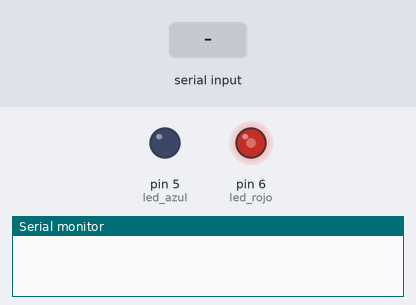
Recording of a sketch running on a simulated Arduino Uno, built with avr-gcc and run on an emulated ATmega328P. On the bench: output pins drawn as LEDs (lit = HIGH), the last lines printed to the serial monitor. The inputs (shaded band) are chosen by the test bench.

Above: at 1.2 s.
1.3 s: "30,150\n" received over Serial
At 2.9 s:
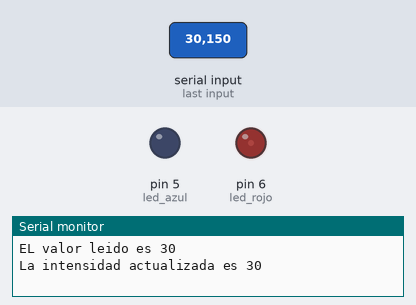
3.3 s: "300\n" received over Serial
At 3.8 s:
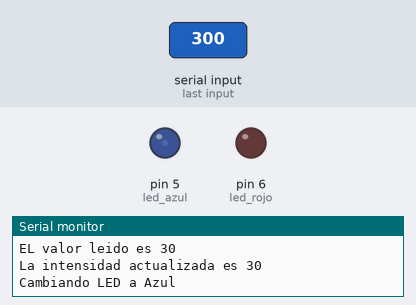
4.8 s: "90,45\n" received over Serial
At 6.3 s:
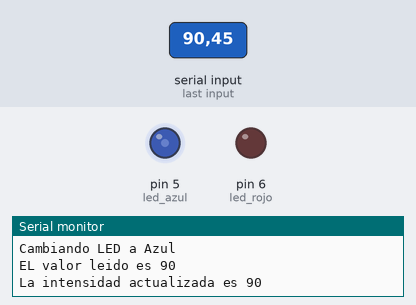
6.6 s: "200\n" received over Serial
At 7.8 s:
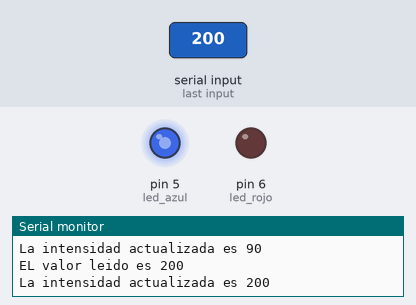
8.7 s: "300\n" received over Serial
At 9.1 s:
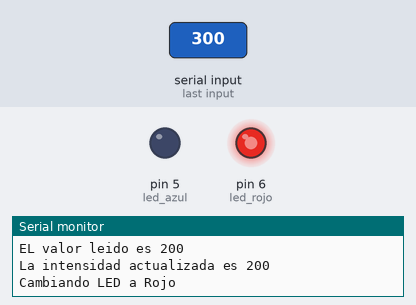
10.2 s: "5\n" received over Serial
At 10.7 s:
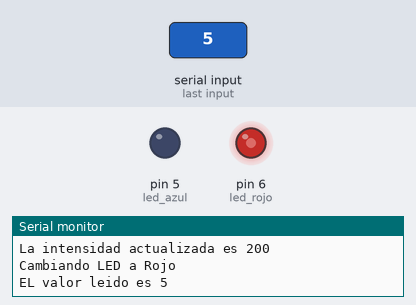
Timing chart, 0 to 13.2 s (numbered marks = the images above; inputs shaded):
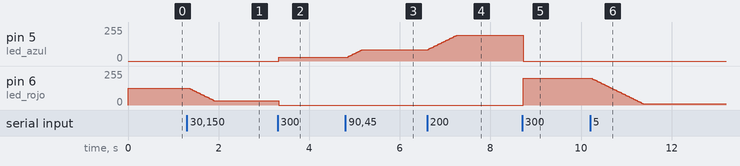

Measured:
- after the input at 1.3 s, pin 6 (led_rojo): moves from 127/255 to 32/255 over 0.54 s, starting after 0.06 s
- after the input at 3.3 s, pin 5 (led_azul): 0/255 → 30/255 at once; pin 6 (led_rojo): 32/255 → 0/255 at once
- after the input at 4.8 s, pin 5 (led_azul): moves from 30/255 to 85/255 over 0.30 s, starting after 0.06 s
- after the input at 6.6 s, pin 5 (led_azul): moves from 85/255 to 195/255 over 0.63 s, starting at once
- after the input at 8.7 s, pin 5 (led_azul): 195/255 → 0/255 at once; pin 6 (led_rojo): 0/255 → 200/255 at once
- after the input at 10.2 s, pin 6 (led_rojo): moves from 200/255 to 10/255 over 1.1 s, starting after 0.05 s

The sketch:

app.ino
```cpp
/*
    Este código permite controlar el LED asociado al pin 13 del Arduino. A través
   del Monitor Serie, enviando un "1" encendemos un LED y con cualquier otro caracter
   apagamos el LED
   @author Antony Garcia Gonzalez, Panama Hitek
*/

const int led_rojo = 6;
const int led_azul = 5;
int currentSelectedLed = led_rojo;
const int pause = 1000;
int intensidad = 127;


void setup() {
  analogWrite(led_rojo, intensidad);
  analogWrite(led_azul, 0);
  Serial.begin(9600);
}

void loop() {
  if (Serial.available() > 0) {
    String input = Serial.readStringUntil('\n');
    int valor = input.toInt();

    if ( valor > 0 && valor <= 255) {
      delay(20);
      Serial.println("EL valor leido es " + String(valor));

      fadeLed(currentSelectedLed, intensidad, valor);
      intensidad = valor;

      delay(20);
      Serial.println("La intensidad actualizada es " + String(intensidad));
    }
    else if(valor == 300) {
      changeLeds();
    }
  }
}

void fadeLed(int led, int initValue, int endValue) {

  const int fadeDelay = 30;
  const int fadeSteps = 5;
  int dif =  endValue - initValue;
  int i = 0;
  int count = 0;

  if (dif > 0) {
    /* end value es mayor */
    i = initValue;
    count = endValue;
    for( i; i < count; i += fadeSteps)
    {
      analogWrite(led, i);
      delay(fadeDelay);
    }

  }
  else if(dif < 0)
  {
    /* init value es mayor */
    i = initValue;
    count = endValue;
    for( i; i > count; i -= fadeSteps)
    {
      analogWrite(led, i);
      delay(fadeDelay);
    }
  }
}

void changeLeds(){
  int toggledLed;

  if (currentSelectedLed  == led_rojo) {
    delay(20);
    Serial.println("Cambiando LED a Azul");
    toggledLed = led_azul;
  } else {
    delay(20);
    Serial.println("Cambiando LED a Rojo");
    toggledLed = led_rojo;
  }

  analogWrite(currentSelectedLed, 0);
  currentSelectedLed = toggledLed;
  analogWrite(currentSelectedLed, intensidad);
}
```
